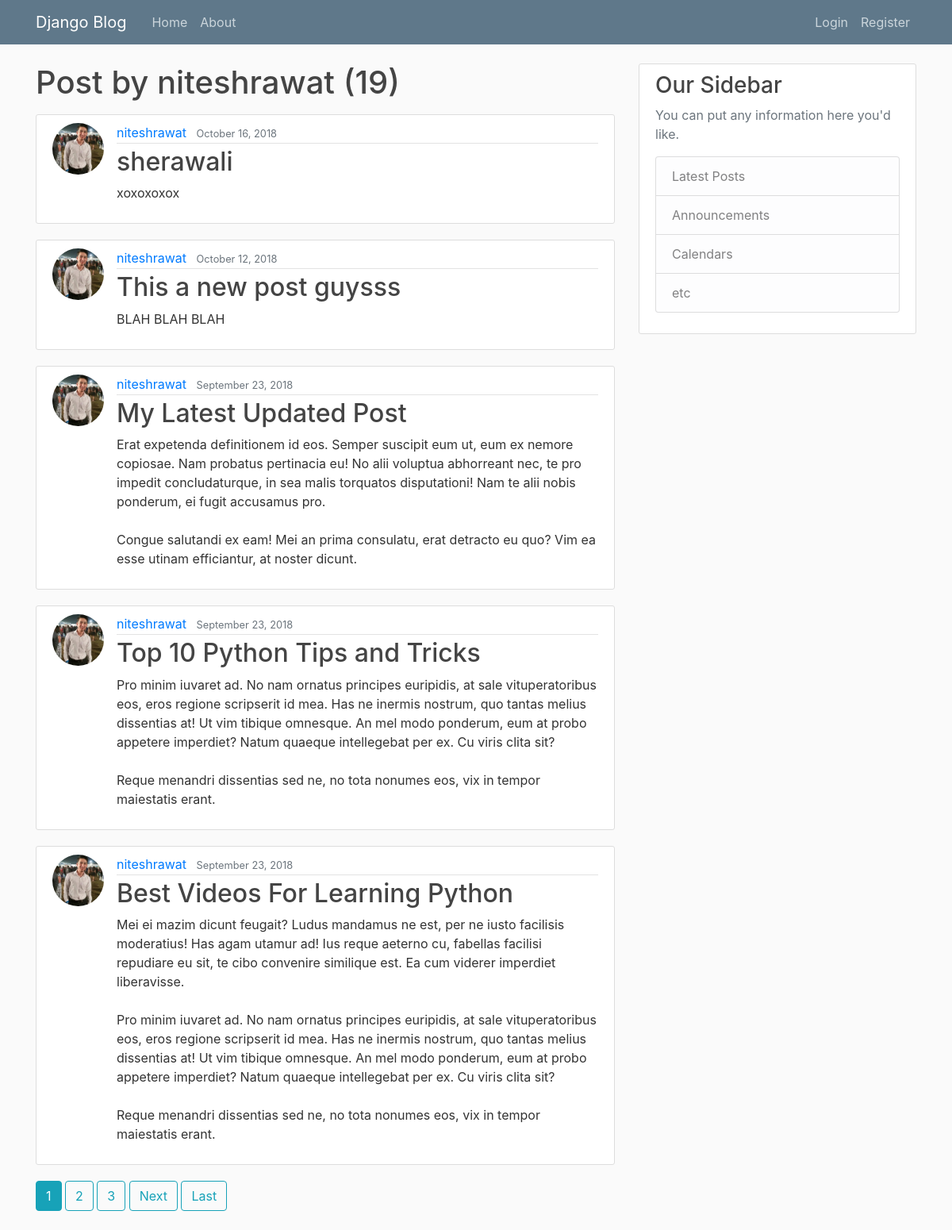
Page /user/niteshrawat on the earlier database version.
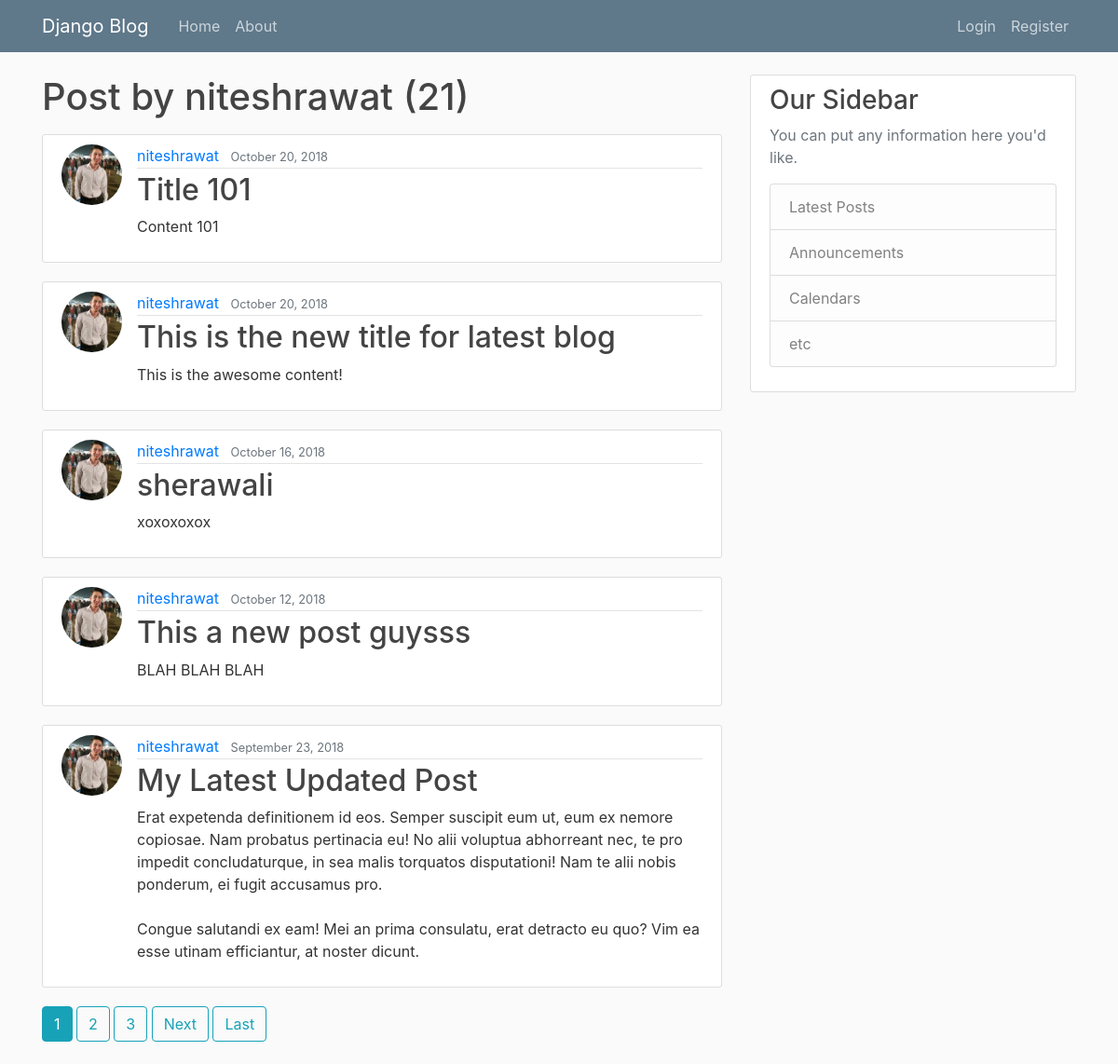
Same page on the later database version.
### blog/models.py (models this page shows, shortened)
class Post(models.Model):
    title = models.CharField(max_length=100)
    content = models.TextField()
    date_posted = models.DateTimeField(default=timezone.now)
    author = models.ForeignKey(User, related_name='posts', on_delete=models.CASCADE)
    class Meta:
        verbose_name = _('Post')
        verbose_name_plural = _('Posts')

### users/models.py (models this page shows, shortened)
class Profile(models.Model):
    user = models.OneToOneField(User, on_delete=models.CASCADE)
    image = models.ImageField(default='default.jpg', upload_to='profile_pics')

### blog/views.py (the view)
# urls.py: path('user/<str:username>', UserPostListView.as_view(), name='user-posts'),
class UserPostListView(ListView):
    model = Post
    template_name = 'blog/user_posts.html'  # <app>/<model>_<viewtype>.html
    context_object_name = 'posts'
    paginate_by = 5
    def get_queryset(self):
        user = get_object_or_404(User, username=self.kwargs.get('username'))
        return Post.objects.filter(author=user).order_by('-date_posted')

### blog/templates/blog/user_posts.html (shortened to what this page needs)
{% extends "blog/base.html" %}
{% block content %}
    <h1 class="mb-3">Post by {{ view.kwargs.username }} ({{ page_obj.paginator.count }})</h1>
    {% for post in posts %}
        <article class="media content-section">
          <img class="rounded-circle article-img" src="{{ post.author.profile.image.url }}">
          <div class="media-body">
            <div class="article-metadata">
              <a class="mr-2" href="{% url 'user-posts' post.author.username %}">{{ post.author }}</a>
              <small class="text-muted">{{ post.date_posted|date:"F d, Y" }}</small>
            </div>
            <h2><a class="article-title" href="{% url 'post-detail' post.id %}">{{ post.title }}</a></h2>
            <p class="article-content">{{ post.content }}</p>
          </div>
        </article>
    {% endfor %}
    {% if is_paginated %}
      {% for num in page_obj.paginator.page_range %}
        {% if page_obj.number == num %}
          <a class ="btn btn-info mb-4" href="?page={{ num }}">{{ num }}</a>
          {% elif num > page_obj.number|add:'-3' and num < page_obj.number|add:'3' %}
          <a class ="btn btn-outline-info mb-4" href="?page={{ num }}">{{ num }}</a>
        {% endif %}
      {% endfor %}
      {% if page_obj.has_next %}
        <a class ="btn btn-outline-info mb-4" href="?page={{ page_obj.next_page_number }}">Next</a>
        <a class ="btn btn-outline-info mb-4" href="?page={{ page_obj.paginator.num_pages }}">Last</a>
      {% endif %}
    {% endif %}
{% endblock content %}

### blog/templates/blog/base.html (shortened to what this page needs)
{% load static %}
<!DOCTYPE html>
<html>
<head>
    <link rel="stylesheet" href="https://maxcdn.bootstrapcdn.com/bootstrap/4.0.0/css/bootstrap.min.css">
    <link rel="stylesheet" type="text/css" href="{% static 'blog/main.css' %}">
</head>
<body>
    <header class="site-header">
      <nav class="navbar navbar-expand-md navbar-dark bg-steel fixed-top">
        <div class="container">
          <a class="navbar-brand mr-4" href="{% url 'blog-home' %}">Django Blog</a>
          <div class="collapse navbar-collapse" id="navbarToggle">
            <div class="navbar-nav mr-auto">
              <a class="nav-item nav-link" href="{% url 'blog-home' %}">Home</a>
              <a class="nav-item nav-link" href="{% url 'blog-about' %}">About</a>
            </div>
            <div class="navbar-nav">
              {% if user.is_authenticated %}
                <a class="nav-item nav-link" href="{% url 'post-create' %}">New Post</a>
                <a class="nav-item nav-link" href="{% url 'profile' %}">Profile</a>
                <a class="nav-item nav-link" href="{% url 'logout' %}">Logout</a>
              {% else %}
                <a class="nav-item nav-link" href="{% url 'login' %}">Login</a>
                <a class="nav-item nav-link" href="{% url 'register' %}">Register</a>
                {% endif %}
            </div>
          </div>
        </div>
      </nav>
    </header>
    <main role="main" class="container">
      <div class="row">
        <div class="col-md-8">
          {% block content %}{% endblock %}
        </div>
        <div class="col-md-4">
          <div class="content-section">
            <h3>Our Sidebar</h3>
            <p class='text-muted'>You can put any information here you'd like.
              <ul class="list-group">
                <li class="list-group-item list-group-item-light">Latest Posts</li>
                <li class="list-group-item list-group-item-light">Announcements</li>
                <li class="list-group-item list-group-item-light">Calendars</li>
                <li class="list-group-item list-group-item-light">etc</li>
              </ul>
            </p>
          </div>
        </div>
      </div>
    </main>
</body>
</html>

### blog/static/blog/main.css (style rules this page uses)
body { background: #fafafa; color: #333333; margin-top: 5rem; }
h1, h2, h3, h4, h5, h6 { color: #444444; }
ul { margin: 0; }
.bg-steel { background-color: #5f788a; }
.site-header .navbar-nav .nav-link { color: #cbd5db; }
.content-section { background: #ffffff; padding: 10px 20px; border: 1px solid #dddddd; border-radius: 3px; margin-bottom: 20px; }
.article-title { color: #444444; }
.article-content { white-space: pre-line; }
.article-img { height: 65px; width: 65px; margin-right: 16px; }
.article-metadata { padding-bottom: 1px; margin-bottom: 4px; border-bottom: 1px solid #e3e3e3 }

Differences in the rows shown:
no longer on this page (row unchanged): Post: author.profile.image (picture), author "niteshrawat", date_posted "September 23, 2018", title "Top 10 Python Tips and Tricks", content "Pro minim iuvaret ad. No nam ornatus principes euripidis, at sale vituperatoribus eos, eros regione scripserit id mea. Has ne inermis nostrum, quo tantas melius dissentias at! Ut vim tibique omnesque. An mel modo ponderum, eum at probo appetere imperdiet? Natum quaeque intellegebat per ex. Cu viris clita sit? Reque menandri dissentias sed ne, no tota nonumes eos, vix in tempor maiestatis erant."
no longer on this page (row unchanged): Post: author.profile.image (picture), author "niteshrawat", date_posted "September 23, 2018", title "Best Videos For Learning Python", content "Mei ei mazim dicunt feugait? Ludus mandamus ne est, per ne iusto facilisis moderatius! Has agam utamur ad! Ius reque aeterno cu, fabellas facilisi repudiare eu sit, te cibo convenire similique est. Ea cum viderer imperdiet liberavisse. Pro minim iuvaret ad. No nam ornatus principes euripidis, at sale vituperatoribus eos, eros regione scripserit id mea. Has ne inermis nostrum, quo tantas melius dissentias at! Ut vim tibique omnesque. An mel modo ponderum, eum at probo appetere imperdiet? Natum quaeque intellegebat per ex. Cu viris clita sit? Reque menandri dissentias sed ne, no tota nonumes eos, vix in tempor maiestatis erant."
added Post: author.profile.image (picture), author "niteshrawat", date_posted "October 20, 2018", title "Title 101", content "Content 101"
added Post: author.profile.image (picture), author "niteshrawat", date_posted "October 20, 2018", title "This is the new title for latest blog", content "This is the awesome content!"
Other differences:
{{ page_obj.paginator.count }}: "19" → "21"
